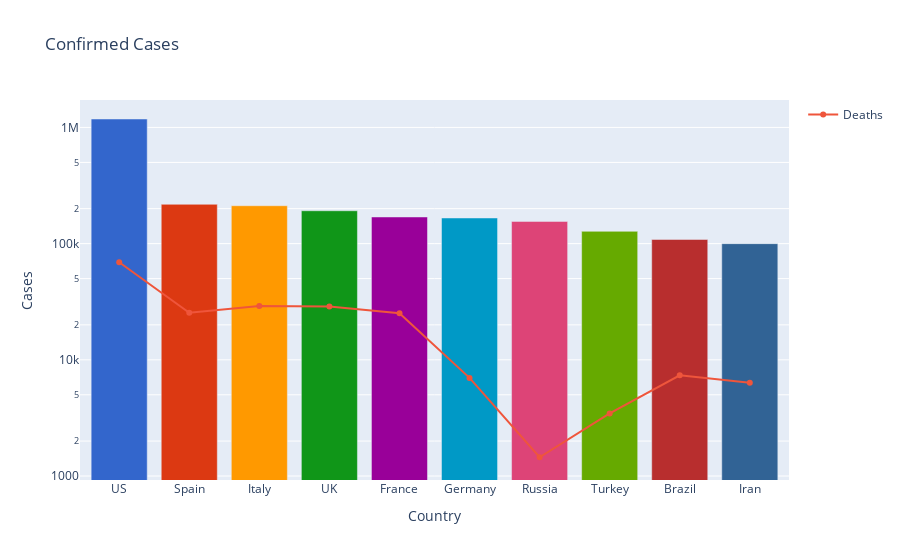

The code cell stored with this chart in its notebook:
### Code cell
df = country_df.sort_values('Confirmed', ascending= False).head(10) 

fig = go.Figure(
    data = [
        go.Bar(
            x=df['Country'],
            y=df['Confirmed'],
            name='Confirmed',
            showlegend=False,
            marker = {
                'color': px.colors.qualitative.G10
            }
        ),
        go.Scatter(
            x=df['Country'],
            y=df['Deaths'],
            name='Deaths'
        )
    ],
    layout = go.Layout(
        barmode='stack',
        title='Confirmed Cases'
    ),
)

fig.update_xaxes(title='Country')
fig.update_yaxes(title='Cases',type='log')


fig.show()

### Figure 1 — Plotly figure (JSON) as saved in the notebook; plotly's stock layout.template omitted (floating-point values rounded to 4 significant figures)
{"data": [{"marker": {"color": ["#3366CC", "#DC3912", "#FF9900", "#109618", "#990099", "#0099C6", "#DD4477", "#66AA00", "#B82E2E", "#316395"]}, "name": "Confirmed", "showlegend": false, "type": "bar", "x": ["US", "Spain", "Italy", "UK", "France", "Germany", "Russia", "Turkey", "Brazil", "Iran"], "y": [1181885, 218011, 211938, 191832, 169583, 166304, 155370, 127659, 108620, 99970]}, {"name": "Deaths", "type": "scatter", "x": ["US", "Spain", "Italy", "UK", "France", "Germany", "Russia", "Turkey", "Brazil", "Iran"], "y": [69079, 25428, 29079, 28809, 25204, 6993, 1451, 3461, 7367, 6340]}], "layout": {"barmode": "stack", "title": {"text": "Confirmed Cases"}, "xaxis": {"title": {"text": "Country"}}, "yaxis": {"title": {"text": "Cases"}, "type": "log"}}}
